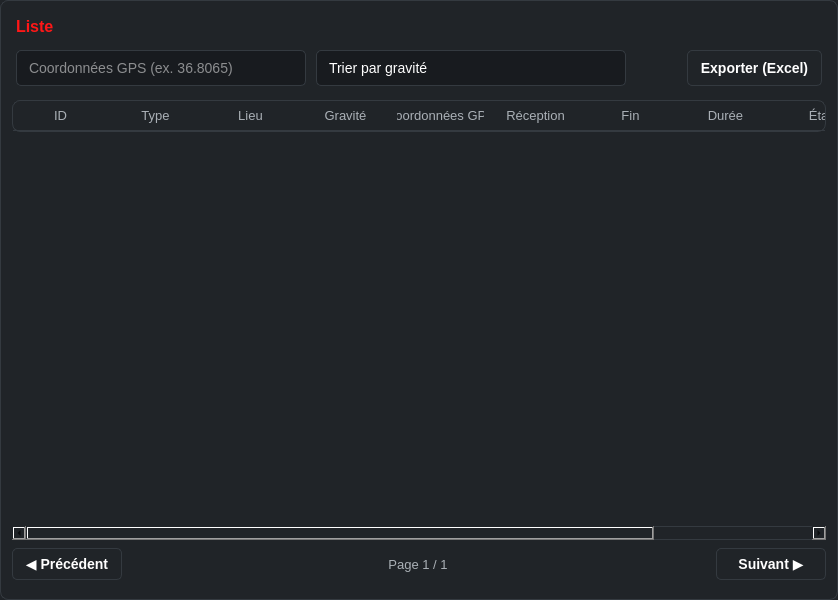
           <widget class="QFrame" name="frameListe">
            <property name="geometry">
             <rect>
              <x>276</x>
              <y>65</y>
              <width>838</width>
              <height>600</height>
             </rect>
            </property>
            <property name="styleSheet">
             <string notr="true">background-color: #202428;
  border: 1px solid #343A40;
  border-radius: 8px;</string>
            </property>
            <property name="frameShape">
             <enum>QFrame::Shape::StyledPanel</enum>
            </property>
            <property name="frameShadow">
             <enum>QFrame::Shadow::Raised</enum>
            </property>
            <widget class="QLabel" name="labelListeIntervention">
             <property name="geometry">
              <rect>
               <x>16</x>
               <y>14</y>
               <width>100</width>
               <height>25</height>
              </rect>
             </property>
             <property name="styleSheet">
              <string notr="true">color: #FF1717;
  font-size: 16px;
  font-weight: bold;
  background: transparent;
  border: none;</string>
             </property>
             <property name="text">
              <string>Liste</string>
             </property>
            </widget>
            <widget class="QLineEdit" name="editRechercheIntervention">
             <property name="geometry">
              <rect>
               <x>16</x>
               <y>50</y>
               <width>290</width>
               <height>36</height>
              </rect>
             </property>
             <property name="styleSheet">
              <string notr="true">QLineEdit {
      background-color: #181B1F;
      color: white;
      border: 1px solid #343A40;
      border-radius: 5px;
      padding-left: 10px;
      font-size: 14px;
  }</string>
             </property>
             <property name="placeholderText">
              <string>Coordonnées GPS (ex. 36.8065)</string>
             </property>
            </widget>
            <widget class="QComboBox" name="comboTriIntervention">
             <property name="geometry">
              <rect>
               <x>316</x>
               <y>50</y>
               <width>310</width>
               <height>36</height>
              </rect>
             </property>
             <property name="styleSheet">
              <string notr="true">QComboBox {
      background-color: #181B1F;
      color: white;
      border: 1px solid #343A40;
      border-radius: 5px;
      padding-left: 12px;
      font-size: 14px;
  }

  QComboBox:hover {
      border: 1px solid #4A5056;
  }

  QComboBox::drop-down {
      border: none;
      width: 28px;
  }</string>
             </property>
             <item>
              <property name="text">
               <string>Trier par gravité</string>
              </property>
             </item>
            </widget>
            <widget class="QPushButton" name="btnExporterInterventions">
             <property name="geometry">
              <rect>
               <x>687</x>
               <y>50</y>
               <width>135</width>
               <height>36</height>
              </rect>
             </property>
             <property name="styleSheet">
              <string notr="true">QPushButton {
      background-color: #202428;
      color: white;
      border: 1px solid #343A40;
      border-radius: 5px;
      font-size: 14px;
      font-weight: bold;
  }

  QPushButton:hover {
      background-color: #30353A;
  }</string>
             </property>
             <property name="text">
              <string>Exporter (Excel)</string>
             </property>
            </widget>
            <widget class="QTableWidget" name="tableInterventions">
             <property name="geometry">
              <rect>
               <x>12</x>
               <y>100</y>
               <width>814</width>
               <height>440</height>
              </rect>
             </property>
             <property name="styleSheet">
              <string notr="true">QTableWidget {
      background-color: transparent;
      color: #E5E7EB;
      border: none;
      outline: none;
      font-size: 13px;
  }

  QHeaderView {
      background-color: transparent;
  }

  QHeaderView::section {
      background-color: transparent;
      color: #AAB0B6;
      border: none;
      border-bottom: 1px solid #343A40;
      padding: 6px 4px;
      font-size: 13px;
      font-weight: normal;
      text-align: left;
  }

  QTableWidget::item {
      border: none;
      border-bottom: 1px solid #2B3036;
      padding: 4px;
  }

  QTableWidget::item:selected {
      background-color: #262B30;
      color: white;
  }

  QTableCornerButton::section {
      background: transparent;
      border: none;
  }</string>
             </property>
             <property name="selectionBehavior">
              <enum>QAbstractItemView::SelectionBehavior::SelectRows</enum>
             </property>
             <property name="showGrid">
              <bool>false</bool>
             </property>
             <property name="gridStyle">
              <enum>Qt::PenStyle::SolidLine</enum>
             </property>
             <property name="sortingEnabled">
              <bool>false</bool>
             </property>
             <property name="wordWrap">
              <bool>false</bool>
             </property>
             <property name="rowCount">
              <number>0</number>
             </property>
             <property name="columnCount">
              <number>10</number>
             </property>
             <attribute name="horizontalHeaderDefaultSectionSize">
              <number>95</number>
             </attribute>
             <attribute name="horizontalHeaderHighlightSections">
              <bool>true</bool>
             </attribute>
             <attribute name="horizontalHeaderStretchLastSection">
              <bool>false</bool>
             </attribute>
             <attribute name="verticalHeaderVisible">
              <bool>false</bool>
             </attribute>
             <attribute name="verticalHeaderCascadingSectionResizes">
              <bool>false</bool>
             </attribute>
             <attribute name="verticalHeaderHighlightSections">
              <bool>true</bool>
             </attribute>
             <attribute name="verticalHeaderShowSortIndicator" stdset="0">
              <bool>false</bool>
             </attribute>
             <attribute name="verticalHeaderStretchLastSection">
              <bool>false</bool>
             </attribute>
             <column>
              <property name="text">
               <string>ID</string>
              </property>
             </column>
             <column>
              <property name="text">
               <string>Type</string>
              </property>
             </column>
             <column>
              <property name="text">
               <string>Lieu</string>
              </property>
             </column>
             <column>
              <property name="text">
               <string>Gravité</string>
              </property>
             </column>
             <column>
              <property name="text">
               <string>Coordonnées GPS</string>
              </property>
             </column>
             <column>
              <property name="text">
               <string>Réception</string>
              </property>
             </column>
             <column>
              <property name="text">
               <string>Fin</string>
              </property>
             </column>
             <column>
              <property name="text">
               <string>Durée</string>
              </property>
             </column>
             <column>
              <property name="text">
               <string>État</string>
              </property>
             </column>
             <column>
              <property name="text">
               <string>Actions</string>
              </property>
             </column>
            </widget>
            <widget class="QPushButton" name="btnPagePrecedente">
             <property name="geometry">
              <rect>
               <x>12</x>
               <y>548</y>
               <width>110</width>
               <height>32</height>
              </rect>
             </property>
             <property name="styleSheet">
              <string notr="true">QPushButton {
      background-color: #202428;
      color: white;
      border: 1px solid #343A40;
      border-radius: 5px;
      font-size: 14px;
      font-weight: bold;
  }

  QPushButton:hover {
      background-color: #30353A;
  }</string>
             </property>
             <property name="text">
              <string>◀ Précédent</string>
             </property>
            </widget>
            <widget class="QLabel" name="labelPaginationIntervention">
             <property name="geometry">
              <rect>
               <x>130</x>
               <y>552</y>
               <width>576</width>
               <height>24</height>
              </rect>
             </property>
             <property name="styleSheet">
              <string notr="true">color: #AAB0B6;
font-size: 13px;
background: transparent;
border: none;</string>
             </property>
             <property name="text">
              <string>Page 1 / 1</string>
             </property>
             <property name="alignment">
              <set>Qt::AlignmentFlag::AlignCenter</set>
             </property>
            </widget>
            <widget class="QPushButton" name="btnPageSuivante">
             <property name="geometry">
              <rect>
               <x>716</x>
               <y>548</y>
               <width>110</width>
               <height>32</height>
              </rect>
             </property>
             <property name="styleSheet">
              <string notr="true">QPushButton {
      background-color: #202428;
      color: white;
      border: 1px solid #343A40;
      border-radius: 5px;
      font-size: 14px;
      font-weight: bold;
  }

  QPushButton:hover {
      background-color: #30353A;
  }</string>
             </property>
             <property name="text">
              <string>Suivant ▶</string>
             </property>
            </widget>
           </widget>
